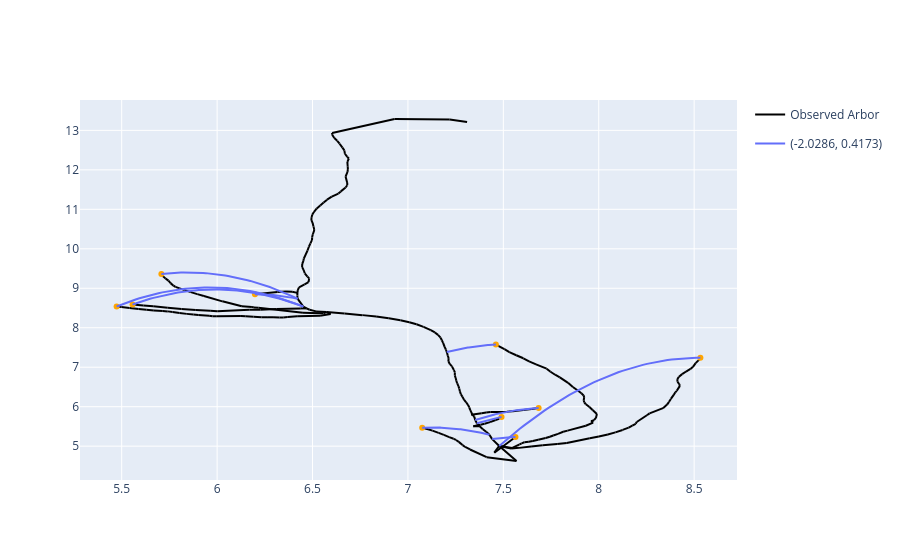

Notebook code for this chart:
### Code cell
arbor_comparison('262_4_S_day5.csv', ["opt"])
